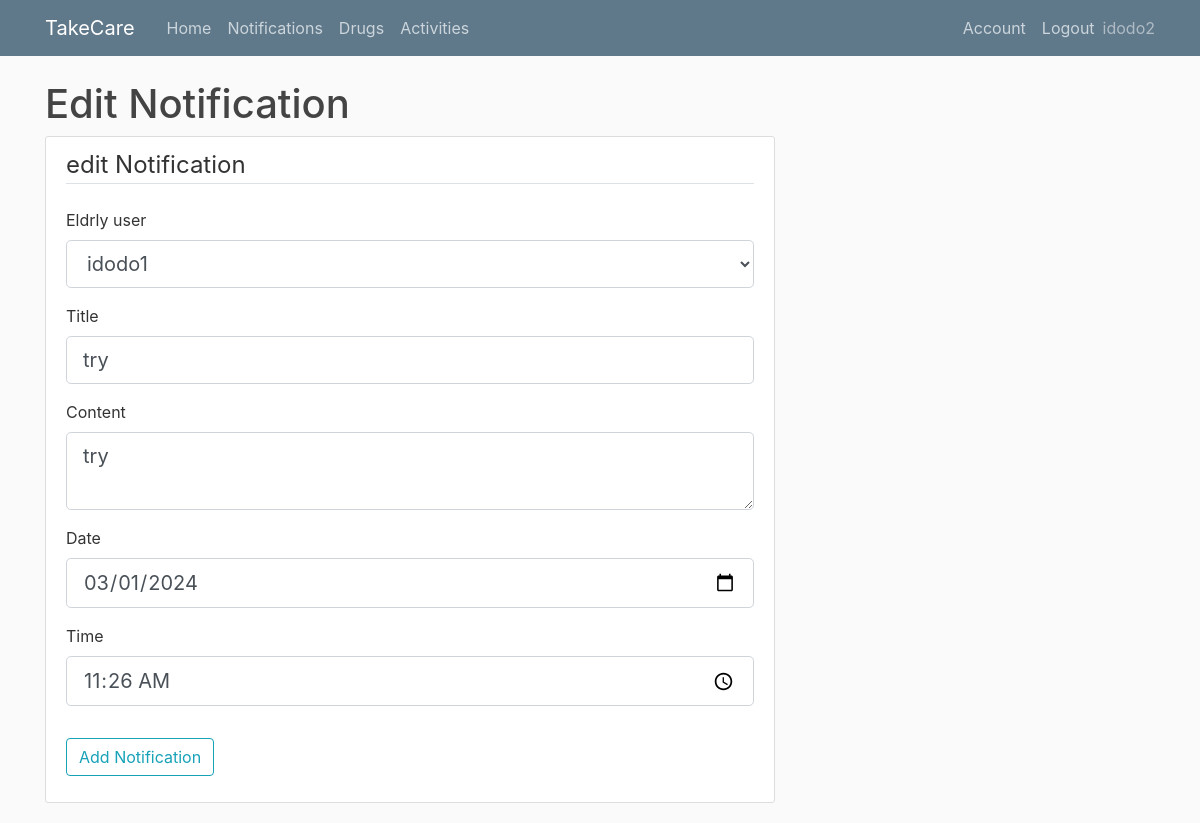
/edit_notification/5 (signed in), run on an earlier commit of the app's database.
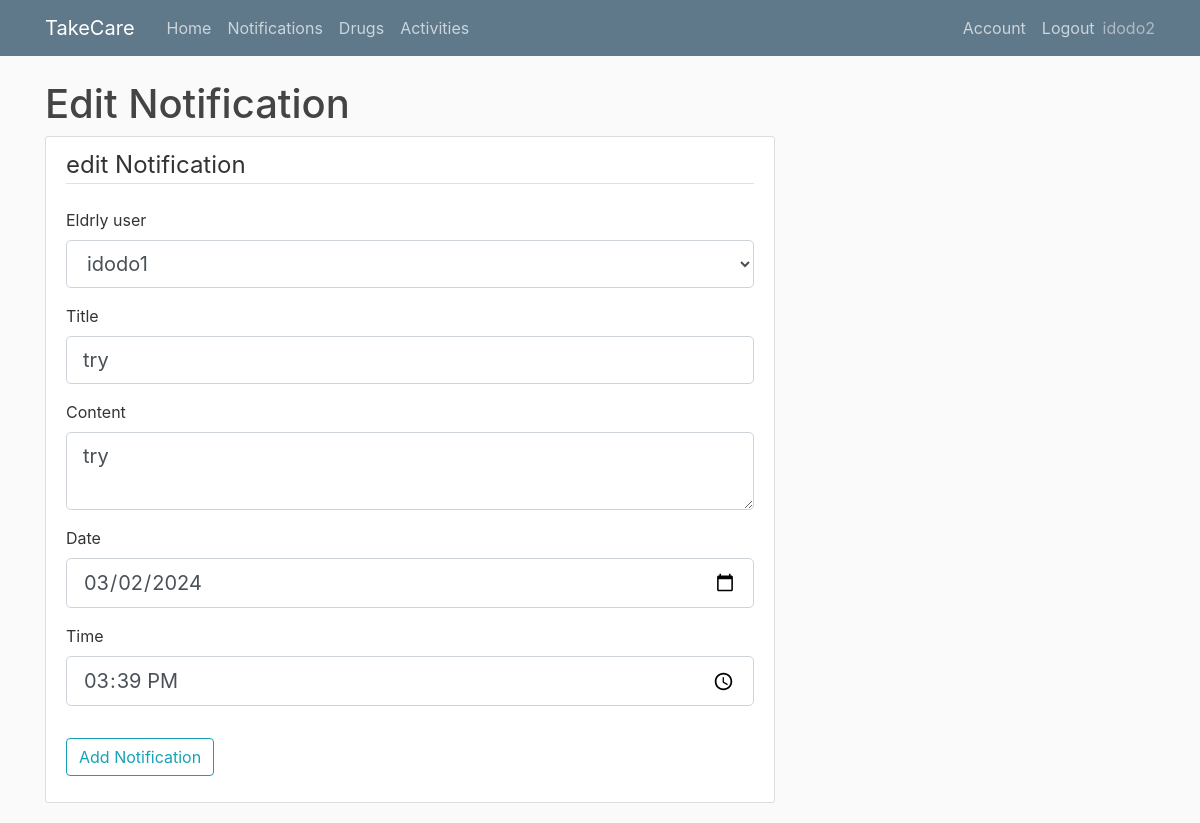
And on a later commit of the database.
### app/models.py (models this page shows, shortened)
class Notification(db.Model):
    id = db.Column(db.Integer, primary_key=True)
    title = db.Column(db.String(150),nullable=False)
    content = db.Column(db.Text,nullable=False)
    date = db.Column(db.Date,nullable=False)
    time = db.Column(db.Time,nullable=False)
    took = db.Column(db.Boolean, nullable=False)
    user_id = db.Column(db.Integer, db.ForeignKey('user.id'), nullable=False)
    elderly_user_id = db.Column(db.Integer, db.ForeignKey('elderlyuser.id'), nullable=False)

### app/routes.py (the view)
@app.route("/edit_notification/<int:notification_id>",methods=['GET','POST'])
@login_required
def edit_notification(notification_id):
    eldelys = Elderlyuser.query.filter_by(user_id=current_user.id)
    eldelys_list = [(i.id, i.username) for i in eldelys]
    form = AddNotificationForm()
    form.eldrly.choices = eldelys_list
    notification = Notification.query.get_or_404(notification_id)
    if notification.user_id != current_user.id:
        abort(403)
    if form.validate_on_submit():
        notification.title = form.title.data
        notification.content = form.content.data
        notification.date = form.date.data
        notification.time = form.time.data
        notification.elderly_user_id = form.eldrly.data
        db.session.commit()
        flash('Your Notification has been Updated !','success')
        return redirect(url_for('notification'))
    elif request.method == 'GET':
        form.title.data = notification.title
        form.content.data = notification.content
        form.date.data = notification.date
        form.time.data = notification.time
        form.eldrly.data = notification.elderly_user_id
    return render_template("edit_notification.html", title="edit Notification", notification=notification, form=form,eldelys_list=eldelys_list)

### app/forms.py (shortened to what this page needs)
class AddNotificationForm(FlaskForm):
    eldrly = SelectField('Eldrly user',coerce=str, validators=[DataRequired()])
    title = StringField('Title',validators=[DataRequired()])
    content = TextAreaField('Content',validators=[DataRequired()])
    date = DateField('Date',validators=[DataRequired()])
    time = TimeField('Time',validators=[DataRequired()])
    submit = SubmitField('Add Notification')

### app/models.py (called while the page is built)
@login_manager.user_loader
def load_user(user_id):
    return User.query.get(int(user_id))

### app/templates/edit_notification.html (shortened to what this page needs)
{% extends "layout.html" %}
{% block content %}
    <h1>Edit Notification</h1>
        <div class="content-section">
            <form method="post" action="">
                <fieldset class="form-group">
                    <legend class="border-bottom mb-4"> edit Notification</legend>
                    <div class="form-group">
                        {{ form.eldrly.label(class="form-control-label") }}
                        {{ form.eldrly(class="form-control form-control-lg") }}
                    </div>
                    <div class="form-group">
                        {{ form.title.label(class="form-control-label") }}
                        {% if form.title.errors %}
                            {{ form.title(class="form-control form-control-lg is-invalid")}}
                            <div class="is-invalid">
                                {% for error in form.title.errors %}
                                    <span>{{ error }}</span>
                                {% endfor %}
                            </div>
                        {% else %}
                            {{ form.title(class="form-control form-control-lg") }}
                        {% endif %}
                    </div>
                    <div class="form-group">
                    {{ form.content.label(class="form-control-label") }}
                        {% if form.content.errors %}
                            {{ form.content(class="form-control form-control-lg is-invalid")}}
                            <div class="is-invalid">
                                {% for error in form.content.errors %}
                                    <span>{{ error }}</span>
                                {% endfor %}
                            </div>
                        {% else %}
                            {{ form.content(class="form-control form-control-lg") }}
                        {% endif %}
                    </div>
                    <div class="form-group">
                    {{ form.date.label(class="form-control-label") }}
                        {% if form.date.errors %}
                            {{ form.date(class="form-control form-control-lg is-invalid")}}
                            <div class="is-invalid">
                                {% for error in form.date.errors %}
                                    <span>{{ error }}</span>
                                {% endfor %}
                            </div>
                        {% else %}
                            {{ form.date(class="form-control form-control-lg") }}
                        {% endif %}
                    </div>
                    <div class="form-group">
                        {{ form.time.label(class="form-control-label") }}
                            {% if form.time.errors %}
                                {{ form.time(class="form-control form-control-lg is-invalid")}}
                                <div class="is-invalid">
                                    {% for error in form.time.errors %}
                                        <span>{{ error }}</span>
                                    {% endfor %}
                                </div>
                            {% else %}
                                {{ form.time(class="form-control form-control-lg") }}
                            {% endif %}
                        </div>
                </fieldset>
                <div class="form-group">
                    {{ form.submit(class="btn btn-outline-info") }}
                </div>
            </form>
        </div>
    {% endblock content %}

What changed in the data, as far as the page shows it:
changed Notification "try": date "03/01/2024" → "03/02/2024"; time "11:26" → "15:39"
